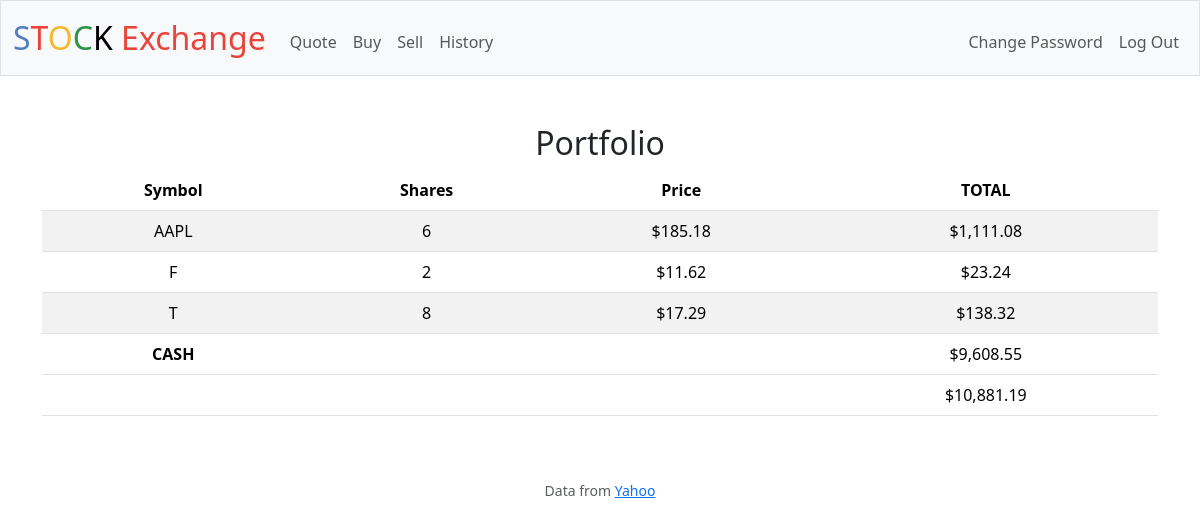
Screenshot of / (signed in) with the database file from the repository.
### tables this page shows
CREATE TABLE transactions (
id INTEGER PRIMARY KEY AUTOINCREMENT,
user_id INTEGER NOT NULL,
symbol TEXT NOT NULL,
shares INTEGER NOT NULL,
price NUMERIC NOT NULL,
timestamp DATETIME DEFAULT CURRENT_STAMP,
FOREIGN KEY (user_id) REFERENCES users(id));

CREATE TABLE users (id INTEGER PRIMARY KEY AUTOINCREMENT NOT NULL, username TEXT NOT NULL, hash TEXT NOT NULL, cash NUMERIC NOT NULL DEFAULT 10000.00);

### app.py (the view)
@app.route("/")
@login_required
def index():
    user_id = session["user_id"]
    stocks = db.execute(
        "SELECT symbol, price, SUM(shares) as total_shares FROM transactions WHERE user_id = ? GROUP BY symbol", user_id)
    cash = db.execute("SELECT cash FROM users WHERE id = ?", user_id)[0]["cash"]
    total = cash
    for stock in stocks:
        total += stock["price"] * stock["total_shares"]
    return render_template("index.html", stocks=stocks, cash=cash, total=total, usd=usd)

### app.py (called while the page is built)
@app.after_request
def after_request(response):
    response.headers["Cache-Control"] = "no-cache, no-store, must-revalidate"
    response.headers["Expires"] = 0
    response.headers["Pragma"] = "no-cache"
    return response

### helpers.py (called while the page is built)
def login_required(f):
    @wraps(f)
    def decorated_function(*args, **kwargs):
        if session.get("user_id") is None:
            return redirect("/login")
        return f(*args, **kwargs)
    return decorated_function

def usd(value):
    return f"${value:,.2f}"

### templates/index.html (shortened to what this page needs)
{% extends "layout.html" %}
{% block main %}
        <h2>Portfolio</h2>
        <table class="table table-striped">
            <thead>
                <tr>
                    <th>Symbol</th>
                    <th>Shares</th>
                    <th>Price</th>
                    <th>TOTAL</th>
                </tr>
            </thead>
            <tbody>
                {% for stock in stocks %}
                <tr>
                    <td> {{ stock["symbol"] }} </td>
                    <td> {{ stock["total_shares"] }} </td>
                    <td> {{ usd(stock["price"]) }} </td>
                    <td> {{ usd(stock["total_shares"] * stock["price"]) }} </td>
                </tr>
                {% endfor %}
                <tr>
                    <td style="font-weight:bold">CASH</td>
                    <td colspan="2"></td>
                    <td>{{ usd(cash) }}</td>
                </tr>
            </tbody>
            <tfoot>
                <td colspan="3"></td>
                <td>{{ usd(total) }}</td>
            </tfoot>
        </table>
{% endblock %}

### templates/layout.html (shortened to what this page needs)
<!DOCTYPE html>
<html lang="en">
    <head>
        <link href="https://cdn.jsdelivr.net/npm/bootstrap@5.3.2/dist/css/bootstrap.min.css" rel="stylesheet">
        <link href="/static/styles.css" rel="stylesheet">
    </head>
    <body>
        <nav class="bg-light border navbar navbar-expand-md navbar-light">
            <div class="container-fluid">
                <a class="navbar-brand" href="/"><span class="blue">S</span><span class="red">T</span><span class="yellow">O</span><span class="green">C</span><span class="pink">K</span> <span class="red">Exchange</span></a>
                <div class="collapse navbar-collapse" id="navbar">
                    {% if session["user_id"] %}
                        <ul class="navbar-nav me-auto mt-2">
                            <li class="nav-item"><a class="nav-link" href="/quote">Quote</a></li>
                            <li class="nav-item"><a class="nav-link" href="/buy">Buy</a></li>
                            <li class="nav-item"><a class="nav-link" href="/sell">Sell</a></li>
                            <li class="nav-item"><a class="nav-link" href="/history">History</a></li>
                        </ul>
                        <ul class="navbar-nav ms-auto mt-2">
                            <li class="nav-item"><a class="nav-link" href="/password">Change Password</a></li>
                            <li class="nav-item"><a class="nav-link" href="/logout">Log Out</a></li>
                        </ul>
                    {% else %}
                        <ul class="navbar-nav ms-auto mt-2">
                            <li class="nav-item"><a class="nav-link" href="/register">Register</a></li>
                            <li class="nav-item"><a class="nav-link" href="/login">Log In</a></li>
                        </ul>
                    {% endif %}
                </div>
            </div>
        </nav>
        <main class="container py-5 text-center">
            {% block main %}{% endblock %}
        </main>
        <footer class="mb-5">
            <p class="mb-3 small text-center text-muted">
                Data from <a href="https://finance.yahoo.com/">Yahoo</a>
            </p>
        </footer>
    </body>
</html>

### static/styles.css (style rules this page uses)
nav .navbar-brand { font-size: xx-large; }
nav .navbar-brand .blue { color: #537fbe; }
nav .navbar-brand .red { color: #ea433b; }
nav .navbar-brand .yellow { color: #f5b82e; }
nav .navbar-brand .green { color: #2e944b; }

### rows the page displays
transactions: symbol "AAPL", total_shares "6", price "$185.18", total_shares "$1,111.08"
users: cash "$9,608.55"

### other values shown
{{ stock["symbol"] }} "F" "T"
{{ stock["total_shares"] }} "2" "8"
{{ usd(stock["price"]) }} "$11.62" "$17.29"
{{ usd(stock["total_shares"] * stock["price"]) }} "$23.24" "$138.32"
{{ usd(total) }} "$10,881.19"
